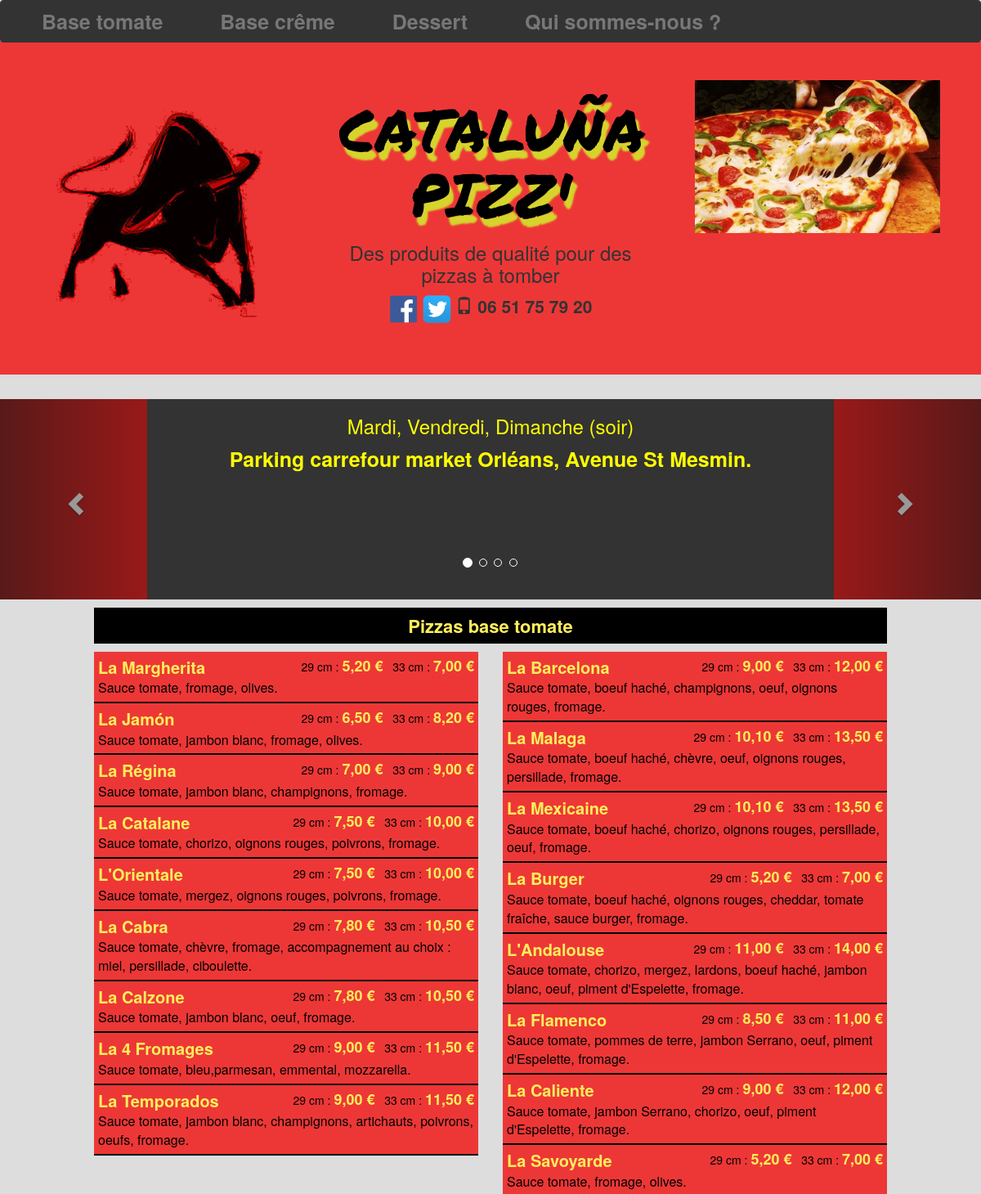
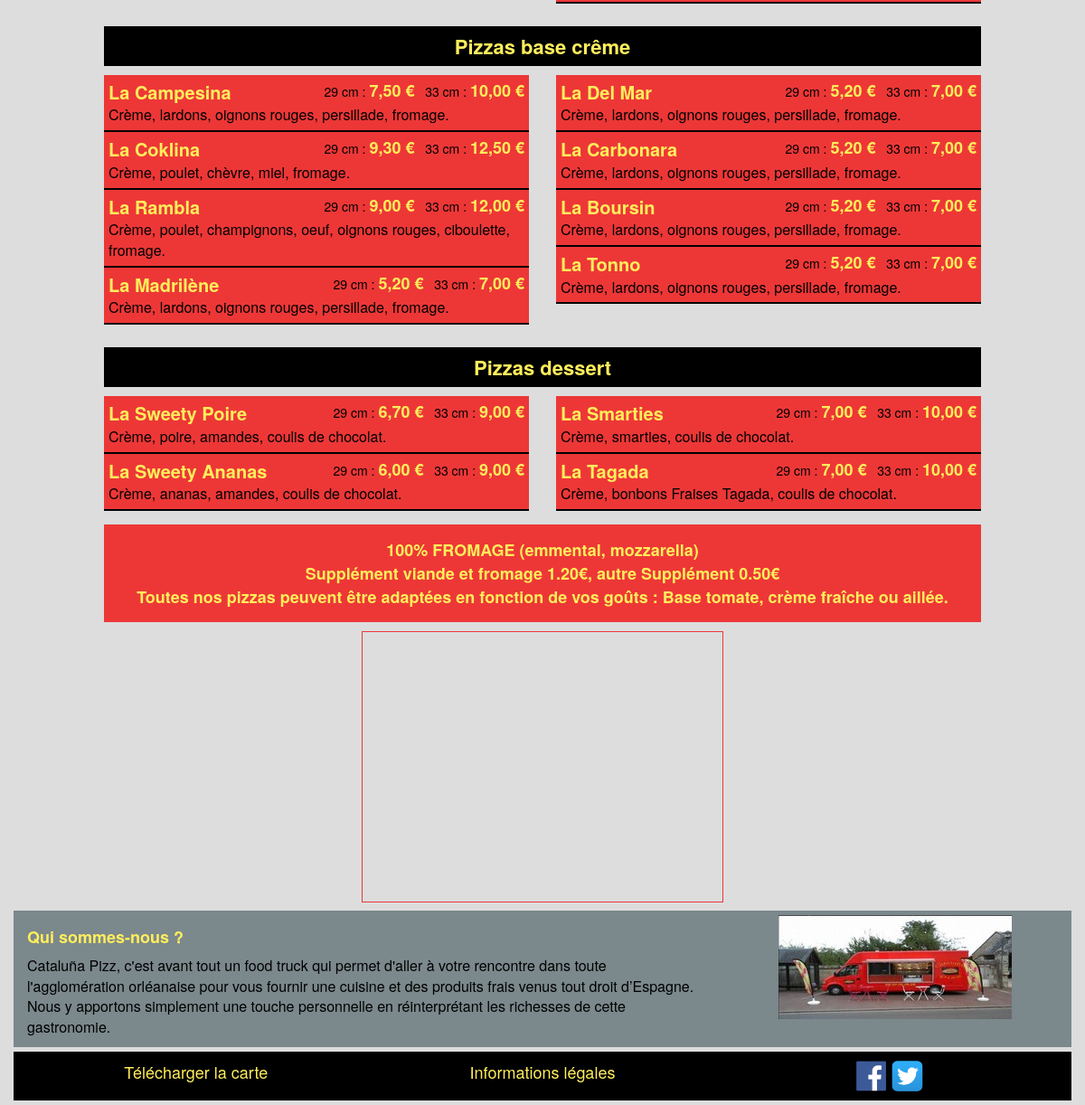
The page / on the database its author committed (2 pictures, top to bottom).
### tables this page shows
CREATE TABLE pizzatypes (
  idtype INT NOT NULL AUTO_INCREMENT PRIMARY KEY,
  pizztype VARCHAR(250),
  txtbtn varchar(20),
  ordreaff TINYINT
) DEFAULT CHARACTER SET=utf8;

CREATE TABLE pizzas (
  id INT NOT NULL AUTO_INCREMENT PRIMARY KEY,
  nompizz VARCHAR(50),
  compo VARCHAR(250),
  prix29 FLOAT DEFAULT 0,
  prix33 FLOAT DEFAULT 0,
  idtype INT NOT NULL DEFAULT 1
) DEFAULT CHARACTER SET=utf8;

### index.php (the view, shortened to what this page needs)
<?php
    $bdd = mysqli_connect(SERVEUR, USER, PASSE, DB) or die("Connexion DB impossible (code : ".mysqli_connect_errno()." ".mysqli_connect_error().")");
    mysqli_set_charset($bdd,"utf8");
    $pizzastypes = [];
    $sql = "SELECT idtype, pizztype, txtbtn, ordreaff FROM pizzatypes ORDER BY ordreaff";
    $res = mysqli_query($bdd, $sql);
    while ( $recpizztype = mysqli_fetch_assoc($res) ) {
        $idtype = $recpizztype['idtype'];
        $pizzastypes[$recpizztype['ordreaff']]['idtype'] = $idtype;
        $pizzastypes[$recpizztype['ordreaff']]['pizztype'] = $recpizztype['pizztype'];
        $pizzastypes[$recpizztype['ordreaff']]['txtbtn'] = $recpizztype['txtbtn'];
        $sql2 = "SELECT * FROM pizzas WHERE idtype=$idtype";
        $res2 = mysqli_query($bdd, $sql2);
        $pizzastypes[$recpizztype['ordreaff']]['nbpizz'] = mysqli_num_rows($res2);
    }
function affcolpizz ($res) {
    $html = '';
    $html .= '<div class="col-xs-12 col-sm-6">';
    while ( $pizza = mysqli_fetch_assoc($res)) {
        $html .=  '<div class="pizza">';
            $html .=  '<div class="nompizz">'.$pizza['nompizz'].'</div>';
            $html .=  '<div class="prixpizz">';
                $html .=  '29 cm : <span class="txtprixpizz">'.number_format($pizza['prix29'],2,',',' ').' €</span>';
                $html .=  '&nbsp;&nbsp;&nbsp;';
                $html .=  '33 cm : <span class="txtprixpizz">'.number_format($pizza['prix33'],2,',',' ').' €</span>';
            $html .=  '</div>';
            $html .=  '<div class="descpizz">'.$pizza['compo'].'</div>';
        $html .=  '</div>';
    }
    $html .= '</div>';
    return $html;
}
?>
<!DOCTYPE html>
<html lang=fr>
<head>
	<link rel="stylesheet" type="text/css" href="css/bootstrap.min.css">
	<link rel="stylesheet" type="text/css" href="css/style.css">
</head>
<body>
    <?php
        include 'header.php';
        include 'navbar.php';
        include 'carousel.php';
    ?>
    <div class="container-fluid">
        <div class="row">
            <div class="col-xs-offset-1 col-xs-10">
                <?php
                    foreach ( $pizzastypes as $pizztype ) {
                        if ( $pizztype['nbpizz'] > 0 ) {
                            echo '<div class="row">';
                            echo '<div class="col-xs-12">';
                            echo '<div id="pizztomate" class="titrepizz">' . $pizztype['pizztype'] . '</div>';
                            echo '</div>';
                            echo '</div>';
                            $nbpizzgauche = ceil($pizztype['nbpizz'] / 2 - 0.01);
                            echo '<div class="row pizzsep">';
                            $sql = "SELECT nompizz, compo, prix29, prix33 FROM pizzas WHERE idtype=" . $pizztype['idtype'] . " LIMIT $nbpizzgauche;";
                            $res = mysqli_query($bdd, $sql);
                            echo affcolpizz($res);
                            $sql = "SELECT nompizz, compo, prix29, prix33 FROM pizzas WHERE idtype=" . $pizztype['idtype'] . " LIMIT $nbpizzgauche,500";
                            $res = mysqli_query($bdd, $sql);
                            echo affcolpizz($res);
                            echo '</div>';
                        }
                    }
                ?>
            </div>
        </div>
        <?php
            include 'supplement.php';
            include 'map.php';
            include 'qsn.php';
            include 'footer.php';
        ?>
    </div>
</body>
</html>

### header.php
<div class="jumbotron text-center">
    <div class="container-fluid">
        <div class="row">
            <div class="col-lg-4 col-md-3 col-sm-2 hidden-xs">
                <div class="divimg">
                    <img class="posimg" src="img/toro.png" alt="logo-pizz">
                </div>
            </div>
            <div class="col-lg-4 col-md-6 col-sm-8 col-xs-12">
                <h1 class="title">CATALU&Ntilde;A PIZZ'</h1>
                <h3>Des produits de qualité pour des pizzas à tomber</h3>
                <div class="contact-header">
                    <p>
                        <a href="https://fr-fr.facebook.com/catalunapizz/" target="_blanc"><img src="img/fb.png" alt="fblogo"></a>
                        <a href="https://twitter.com/catalunapizz?lang=fr" target="_blanc"><img src="img/twt.png" alt="twtlogo"></a>
                        <span class="glyphicon glyphicon-phone" aria-hidden="true"></span>
                        <b>06 51 75 79 20</b>
                    </p>
                </div>
            </div>
            <div class="col-lg-4 col-md-3 col-sm-2 hidden-xs">
                <div class="divimg">
                    <img class="posimg" src="img/pizz3.jpeg" alt="pizza">
                </div>
            </div>
        </div>
    </div>
</div>

### navbar.php (shortened to what this page needs)
<nav class="navbar navbar-default">
    <div class="collapse navbar-collapse" id="bs-example-navbar-collapse-1">
        <ul id="listenav" class="nav navbar-nav">
            <?php
                foreach ( $pizzastypes as $pizztype ) {
                    if ( $pizztype['nbpizz'] > 0 ) {
                        echo '<li><a class="bnavig text-center" href="#pizztyp'.$pizztype['idtype'].'">'.$pizztype['txtbtn'].'</a></li>';
                    }
                }
            ?>
            <li><a class="bnavig text-center" href="#noscontacts">Qui sommes-nous ?</a></li>
        </ul>
    </div>
</nav>

### carousel.php (shortened to what this page needs)
<div id="myCarousel" class="carousel slide" data-ride="carousel">
    <div class="carousel-inner text-center" role="listbox">
        <div class="item active">
            <h3>Mardi, Vendredi, Dimanche (soir)</h3>
            <p>Parking carrefour market Orléans, Avenue St Mesmin.</p>
        </div>
    </div>
    <br/><br/><br/><br/>
    <ol class="carousel-indicators">
        <li data-target="#carousel-example-generic" data-slide-to="0" class="active"></li>
        <li data-target="#carousel-example-generic" data-slide-to="1"></li>
        <li data-target="#carousel-example-generic" data-slide-to="2"></li>
        <li data-target="#carousel-example-generic" data-slide-to="3"></li>
    </ol>
    <div class="container">
        <a class="left carousel-control" href="#myCarousel" role="button" data-slide="prev">
            <span class="glyphicon glyphicon-chevron-left" aria-hidden="true"></span>
        </a>
        <a class="right carousel-control" href="#myCarousel" role="button" data-slide="next">
            <span class="glyphicon glyphicon-chevron-right" aria-hidden="true"></span>
        </a>
    </div>
</div>

### supplement.php
<div class="row">
    <div class="col-xs-offset-1 col-xs-10">
        <div class="text-center supplement txtprixpizz">
            100% FROMAGE (emmental, mozzarella)<br />
            Supplément viande et fromage 1.20€, autre Supplément 0.50€<br />
            Toutes nos pizzas peuvent être adaptées en fonction de vos goûts : Base tomate, crème fraîche ou aillée.
        </div>
    </div>
</div>

### map.php
<div class="row">
    <div class="col-xs-offset-1 col-xs-10 text-center">
        <iframe src="https://www.google.com/maps/embed?pb=!1m18!1m12!1m3!1d2674.976116120907!2d1.8872609511447886!3d47.898147575683424!2m3!1f0!2f0!3f0!3m2!1i1024!2i768!4f13.1!3m3!1m2!1s0x47e4e52fb85970f3%3A0xbe45bf8a189931dd!2sOrleans+Pneumatiques+-+Eurotyre!5e0!3m2!1sfr!2sus!4v1488539405013"></iframe>
    </div>
</div>

### qsn.php
<div class="row qsn">
    <div class="col-xs-12 col-md-8">
        <h3 id="noscontacts" class="titreqsn">Qui sommes-nous ?</h3>
        <p class="pqsn">
            Cataluña Pizz, c'est avant tout un food truck qui permet d'aller à votre rencontre dans toute
            l'agglomération orléanaise pour vous fournir une cuisine et des produits frais venus tout droit
            d’Espagne. Nous y apportons simplement une touche personnelle en réinterprétant les richesses
            de cette gastronomie.
        </p>
    </div>
    <div class="col-md-4">
        <img class="img-responsive imgqsn" src="img/foodtruck.jpg" alt="image Food Truck" />
    </div>
</div>

### footer.php (shortened to what this page needs)
<footer class="row footer">
    <div class="col-xs-4">
        <a class="txtfoot" href="img/catalunapizz-carte.pdf" target="_blanc">Télécharger la carte</a>
    </div>
    <div class="col-xs-4">
        <a class="txtfoot" data-toggle="modal" data-target="#myModal">Informations légales</a>
    </div>
    <div class="col-xs-4">
        <a href="https://fr-fr.facebook.com/catalunapizz/" target="_blanc"><img src="img/fb.png" alt="Lien vers page Facebook" /></a>
        <a href="https://twitter.com/catalunapizz?lang=fr" target="_blanc"><img src="img/twt.png" alt="Lien vers page Tweeter" /></a>
    </div>
</footer>

### css/style.css (style rules this page uses)
body { background-color: #DDD; }
.jumbotron { background-color: #ED3737; }
.divimg { width:100%; }
.posimg { width: 100%; max-width: 300px; margin: auto; }
h1.title { color: black; font-size: 72px; font-family: 'Permanent Marker', cursive; text-shadow: 5px 10px 2px #D6D32D ; }
iframe { margin: 0 50%; }
nav { z-index: 10; }
.navbar-default { background-color: #333; }
ul#listenav { width: 100%; }
ul#listenav li { padding: 0 20px; }
.navbar-nav > li > a.bnavig:link { font-size: 25px; font-weight: bold; }
.carousel { background-color: #333; color: yellow; font-size: 25px; font-weight: bolder; }
.carousel-control.left { background-color: red; }
.carousel-control.right { background-color: red; }
.carousel-indicators { margin-top: 50px; background-color: #333; }
.pizzsep { margin-bottom: 15px; }
.titrepizz { width: 100%; font-size: 22px; font-weight: bold; text-align: center; line-height: 2em; color: #FFEE5B; background: black; margin: 10px 0; }
.pizza { float: left; width: 100%; padding: 5px; background: #ED3737; border-bottom: 2px solid black; color: black; }
.nompizz { float: left; color: #FFEE5B; font-size: 20px; font-weight: bold; }
.prixpizz { float:right; font-size: 14px; }
.txtprixpizz { color: #FFEE5B; font-size: 18px; font-weight: bold; }
.descpizz { float: left; width: 100%; font-size: 16px; }
.supplement { background: #ED3737; padding: 15px; margin-bottom: 10px; line-height: 26px; }
.qsn { margin: 5px 0; background : #7B888C; }
.titreqsn { color: #FFEE5B; font-size: 18px; font-weight: bold; }
.pqsn { font-size: 16px; font-weight: normal; color : black; }
.imgqsn { margin: 5px auto; }
iframe { width: 400px; height: 300px; border: 1px solid #ED3737; margin: 0 auto; }
.footer { text-align: center; margin: 5px 0; padding: 10px; background: black; font-size: 18px; }
a.txtfoot, a.txtfoot:link, a.txtfoot:visited { color: #FFEE5B; }
@media screen and (max-width: 1200px) { .navbar { position: fixed; top: 0; left: 0; width: 100%; border-color: #333; } }
@media screen and (max-width: 1200px) { body { padding-top: 50px; } }

### rows shown on the page
pizzatypes: txtbtn "Base tomate", pizztype "Pizzas base tomate"
pizzatypes: txtbtn "Base crême", pizztype "Pizzas base crême"
pizzatypes: txtbtn "Dessert", pizztype "Pizzas dessert"
pizzas: nompizz "La Margherita", prix29 "5,20", prix33 "7,00", compo "Sauce tomate, fromage, olives."
pizzas: nompizz "La Jamón", prix29 "6,50", prix33 "8,20", compo "Sauce tomate, jambon blanc, fromage, olives."
pizzas: nompizz "La Régina", prix29 "7,00", prix33 "9,00", compo "Sauce tomate, jambon blanc, champignons, fromage."
pizzas: nompizz "La Catalane", prix29 "7,50", prix33 "10,00", compo "Sauce tomate, chorizo, oignons rouges, poivrons, fromage."
pizzas: nompizz "L'Orientale", prix29 "7,50", prix33 "10,00", compo "Sauce tomate, mergez, oignons rouges, poivrons, fromage."
pizzas: nompizz "La Cabra", prix29 "7,80", prix33 "10,50", compo "Sauce tomate, chèvre, fromage, accompagnement au choix : miel, persillade, ciboulette."
pizzas: nompizz "La Calzone", prix29 "7,80", prix33 "10,50", compo "Sauce tomate, jambon blanc, oeuf, fromage."
pizzas: nompizz "La 4 Fromages", prix29 "9,00", prix33 "11,50", compo "Sauce tomate, bleu,parmesan, emmental, mozzarella."
pizzas: nompizz "La Temporados", prix29 "9,00", prix33 "11,50", compo "Sauce tomate, jambon blanc, champignons, artichauts, poivrons, oeufs, fromage."
pizzas: nompizz "La Barcelona", prix29 "9,00", prix33 "12,00", compo "Sauce tomate, boeuf haché, champignons, oeuf, oignons rouges, fromage."
pizzas: nompizz "La Malaga", prix29 "10,10", prix33 "13,50", compo "Sauce tomate, boeuf haché, chèvre, oeuf, oignons rouges, persillade, fromage."
pizzas: nompizz "La Mexicaine", prix29 "10,10", prix33 "13,50", compo "Sauce tomate, boeuf haché, chorizo, oignons rouges, persillade, oeuf, fromage."
pizzas: nompizz "La Burger", prix29 "5,20", prix33 "7,00", compo "Sauce tomate, boeuf haché, oignons rouges, cheddar, tomate fraîche, sauce burger, fromage."
pizzas: nompizz "L'Andalouse", prix29 "11,00", prix33 "14,00", compo "Sauce tomate, chorizo, mergez, lardons, boeuf haché, jambon blanc, oeuf, piment d'Espelette, fromage."
pizzas: nompizz "La Flamenco", prix29 "8,50", prix33 "11,00", compo "Sauce tomate, pommes de terre, jambon Serrano, oeuf, piment d'Espelette, fromage."
pizzas: nompizz "La Caliente", prix29 "9,00", prix33 "12,00", compo "Sauce tomate, jambon Serrano, chorizo, oeuf, piment d'Espelette, fromage."
pizzas: nompizz "La Savoyarde", prix29 "5,20", prix33 "7,00", compo "Sauce tomate, fromage, olives."
pizzas: nompizz "La Campesina", prix29 "7,50", prix33 "10,00", compo "Crème, lardons, oignons rouges, persillade, fromage."
pizzas: nompizz "La Coklina", prix29 "9,30", prix33 "12,50", compo "Crème, poulet, chèvre, miel, fromage."
pizzas: nompizz "La Rambla", prix29 "9,00", prix33 "12,00", compo "Crème, poulet, champignons, oeuf, oignons rouges, ciboulette, fromage."
pizzas: nompizz "La Madrilène", prix29 "5,20", prix33 "7,00", compo "Crème, lardons, oignons rouges, persillade, fromage."
pizzas: nompizz "La Del Mar", prix29 "5,20", prix33 "7,00", compo "Crème, lardons, oignons rouges, persillade, fromage."
pizzas: nompizz "La Carbonara", prix29 "5,20", prix33 "7,00", compo "Crème, lardons, oignons rouges, persillade, fromage."
pizzas: nompizz "La Boursin", prix29 "5,20", prix33 "7,00", compo "Crème, lardons, oignons rouges, persillade, fromage."
pizzas: nompizz "La Tonno", prix29 "5,20", prix33 "7,00", compo "Crème, lardons, oignons rouges, persillade, fromage."
pizzas: nompizz "La Sweety Poire", prix29 "6,70", prix33 "9,00", compo "Crème, poire, amandes, coulis de chocolat."
pizzas: nompizz "La Sweety Ananas", prix29 "6,00", prix33 "9,00", compo "Crème, ananas, amandes, coulis de chocolat."
pizzas: nompizz "La Smarties", prix29 "7,00", prix33 "10,00", compo "Crème, smarties, coulis de chocolat."
pizzas: nompizz "La Tagada", prix29 "7,00", prix33 "10,00", compo "Crème, bonbons Fraises Tagada, coulis de chocolat."
